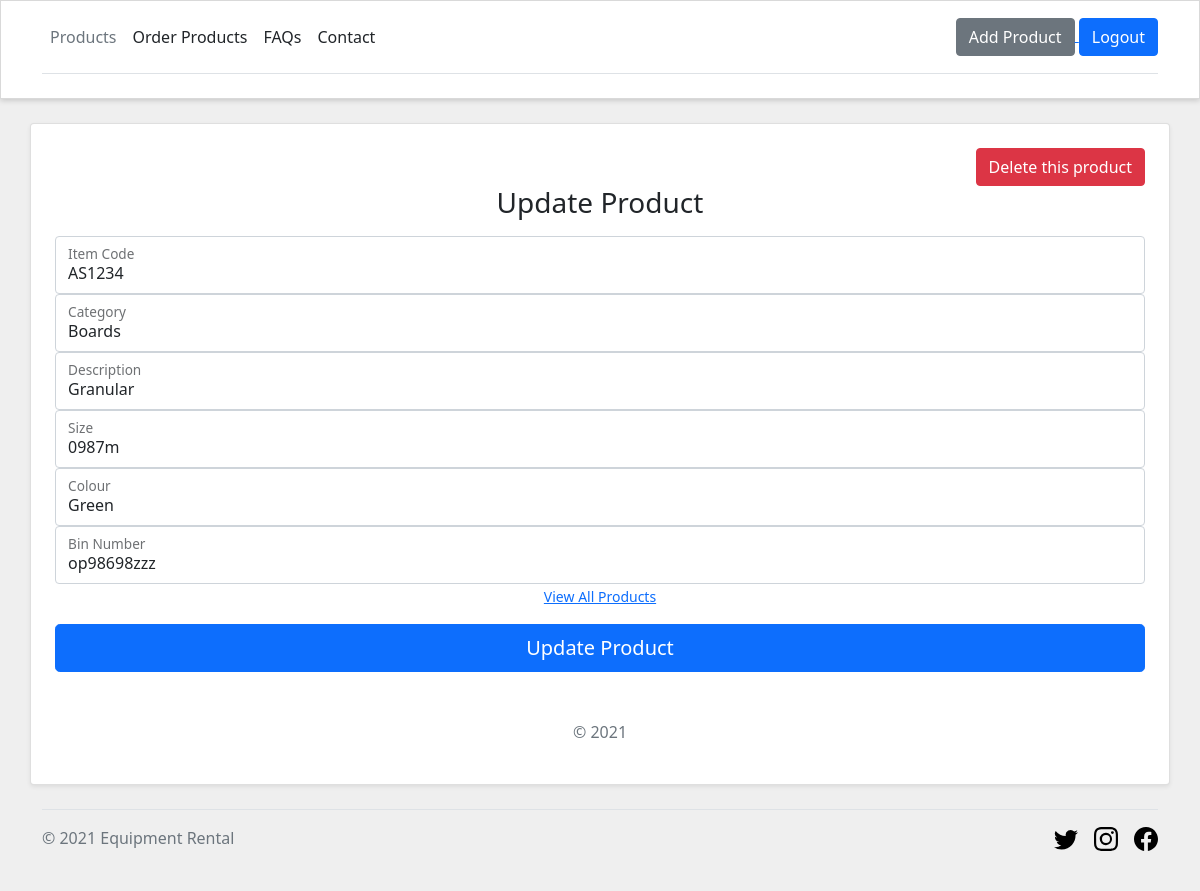
Page /edit_product.php?id=8 (signed in) on the committed database.
### tables this page shows
CREATE TABLE `items` (
  `id` int(11) NOT NULL AUTO_INCREMENT,
  `item_code` varchar(256) DEFAULT NULL,
  `category` text DEFAULT NULL,
  `description` text DEFAULT NULL,
  `size` varchar(256) DEFAULT NULL,
  `color` text DEFAULT NULL,
  `bin_number` varchar(256) DEFAULT NULL,
  `created` timestamp NULL DEFAULT current_timestamp(),
  PRIMARY KEY (`id`)
);

### config/db.php (called while the page is built, shortened)
<?php
    $base_url = "http://" . $_SERVER['SERVER_NAME'] . "/equipment-rental";
?>

### edit_product.php (the view, shortened to what this page needs)
<?php
require_once("config/db.php");
$query_product = "SELECT * FROM `items` WHERE id = " . $_REQUEST['id'];
$product_result = mysqli_query($connection, $query_product);
?>
<?php require_once("header.php"); ?>
<section class="text-center">
    <div class="container card rounded shadow-sm my-4 p-4">
        <?php
            if($product_result->num_rows > 0){
                while($product_info = mysqli_fetch_array($product_result)){
        ?>
        <div>
            <form action="" method="post" id="delete_product_form">
                <button class="btn btn-danger float-end" name="delete_product" type="submit">Delete this product</button>
            </form>
        </div>
        <form action="" method="post" id="update_product_form">
            <h1 class="h3 mb-3 fw-normal">Update Product</h1>
            <div class="form-floating">
                <input type="text" class="form-control" id="item_code" name="item_code" value="<?php echo $product_info['item_code'] ?>">
                <label for="item_code">Item Code</label>
            </div>
            <div class="form-floating">
                <input type="text" class="form-control" id="category" name="category" value="<?php echo $product_info['category'] ?>">
                <label for="category">Category</label>
            </div>
            <div class="form-floating">
                <input type="text" class="form-control" id="description" name="description" value="<?php echo $product_info['description'] ?>">
                <label for="description">Description</label>
            </div>
            <div class="form-floating">
                <input type="text" class="form-control" id="size" name="size" value="<?php echo $product_info['size'] ?>">
                <label for="size">Size</label>
            </div>
            <div class="form-floating">
                <input type="text" class="form-control" id="color" name="color" value="<?php echo $product_info['color'] ?>">
                <label for="color">Colour</label>
            </div>
            <div class="form-floating">
                <input type="text" class="form-control" id="bin_number" name="bin_number" value="<?php echo $product_info['bin_number'] ?>">
                <label for="bin_number">Bin Number</label>
            </div>
            <?php }} ?>
            <div class="checkbox mb-3">
                <label>
                    <a href="<?php echo $base_url; ?>/index.php"><small>View All Products</small></a>
                </label>
            </div>
            <button class="w-100 btn btn-lg btn-primary" type="submit">Update Product</button>
            <p class="mt-5 mb-3 text-muted">© 2021</p>
        </form>
    </div>
</section>
<?php require_once("footer.php"); ?>

### resources/css/site.css (style rules this page uses)
body { background-color: #efefef !important; }

### rows in the picture
items: item_code "AS1234", category "Boards", description "Granular", size "0987m", color "Green", bin_number "op98698zzz"
